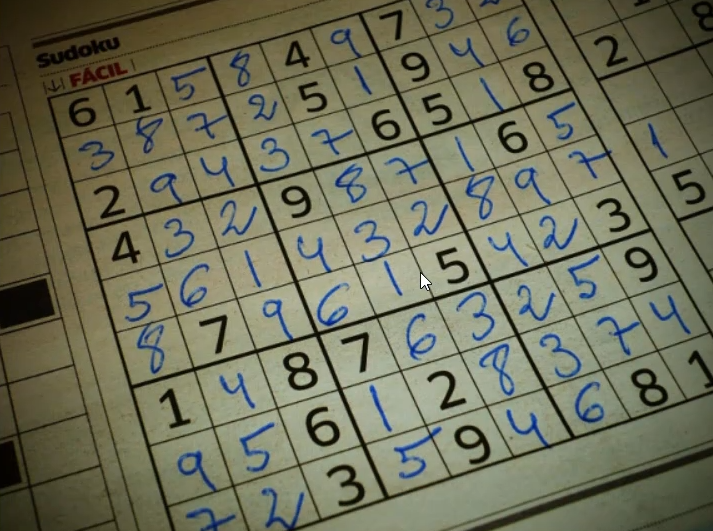
#> input picture files/practice open cv/images/2.png, 713 x 531 px
$ jupyter execute p11.ipynb
#> lines starting #> are read from the running program, lines starting #| are printed output that depends on the picture; after the words box and inside, x2 and y2 are one past the last pixel; in counts of white or black regions, pixels touching at a corner belong together
[cell 1]
import numpy as np
import matplotlib.pyplot as plt
import cv2
def imshow(title = "Image" , image = None , size = 10):
    w , h = image.shape[0] , image.shape[1]
    aspect_ratio = w/h
    plt.figure(figsize=(size , size * aspect_ratio))
    plt.imshow(cv2.cvtColor(image , cv2.COLOR_BGR2RGB))
    plt.title(title)
    plt.show()

image = cv2.imread("images/2.png" )
#> image is the input picture: shape (531, 713, 3); mean B, G, R 89.6, 111.9, 110.8
imshow("Original Image" , image)

[cell 2]
gray  = cv2.cvtColor(image , cv2.COLOR_BGR2GRAY)
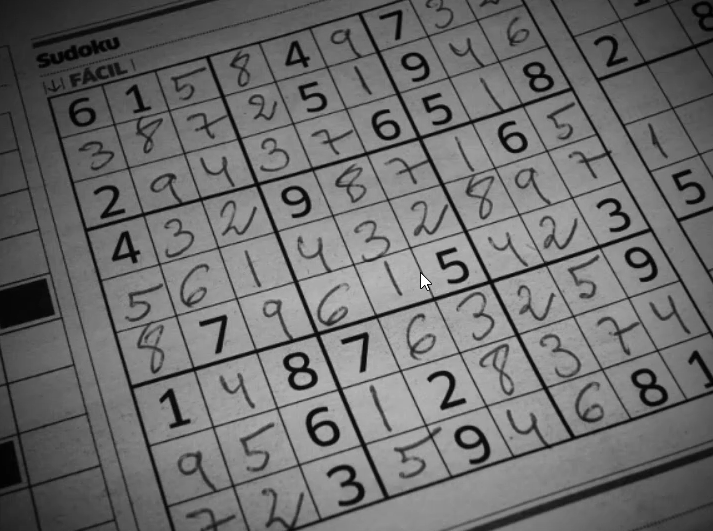
#> gray: shape (531, 713); min 0, max 255, mean 109
edges = cv2.Canny(gray , 100 , 170 , apertureSize=3)
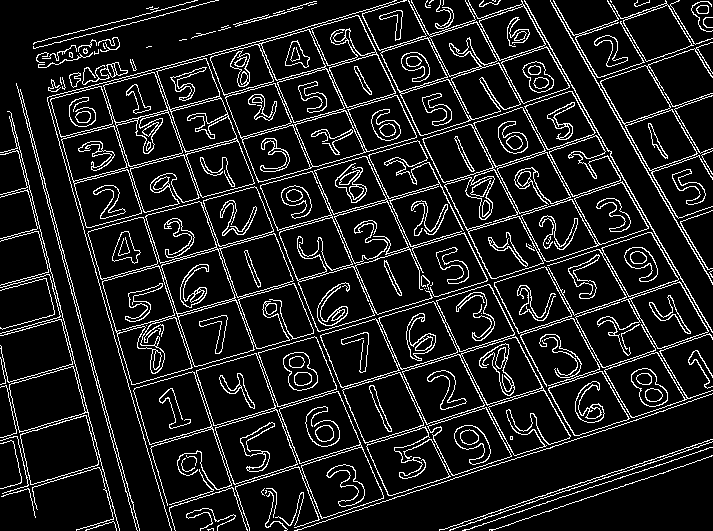
#> edges: shape (531, 713); 11.4% white in thin lines or dots
lines = cv2.HoughLines(edges , 1 , np.pi/180 , 240)
#> lines = 26 rows, first 8: [595, 1.26], [472, 1.27], [470, 1.27], [-17, 2.86], [592, 1.26], [-69, 2.83], [-366, 2.67], [535, 1.26]
for line in lines:
    rho , theta = line[0]
    a = np.cos(theta)
    b = np.sin(theta)
    x0 = a * rho
    y0 = b * rho
    x1 = int(x0 + 1000 * (-b))
    y1 = int(y0 + 1000 * (a))
    x2 = int(x0 - 1000 * (-b))
    y2 = int(y0 - 1000 * (a))
    cv2.line(image , (x1 , y1) , (x2 , y2) , (0 , 0 , 255) , 2)
#> this loop made 26 passes
#> (rho, theta, a, b, x0, y0, x1, y1) on passes 1 to 12: (595, 1.26, 0.309, 0.951, 183.9, 565.9, -767, 874), (472, 1.27, 0.292, 0.956, 138, 451.4, -818, 743), (470, 1.27, 0.292, 0.956, 137.4, 449.5, -818, 741), (-17, 2.86, -0.961, 0.276, 16.34, -4.69, -259, -965), (592, 1.26, 0.309, 0.951, 182.9, 563, -768, 872), (-69, 2.83, -0.951, 0.309, 65.62, -21.32, -243, -972), (-366, 2.67, -0.891, 0.454, 326.1, -166.2, -127, -1057), (535, 1.26, 0.309, 0.951, 165.3, 508.8, -785, 817), (297, 1.29, 0.276, 0.961, 81.86, 285.5, -879, 561), (-359, 2.65, -0.883, 0.469, 317, -168.5, -152, -1051), (406, 1.29, 0.276, 0.961, 111.9, 390.3, -849, 665), (-71, 2.83, -0.951, 0.309, 67.53, -21.94, -241, -972)
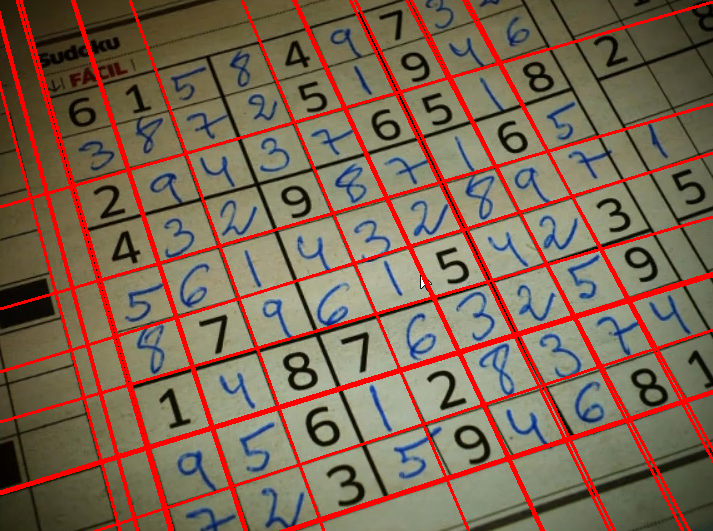
#> image: shape (531, 713, 3); 10.66% of pixels changed, all inside (x1, y1, x2, y2) = (0, 0, 713, 531)
imshow("Hough Line Transform" , image)

[cell 3]
image= cv2.imread("images/image.png")
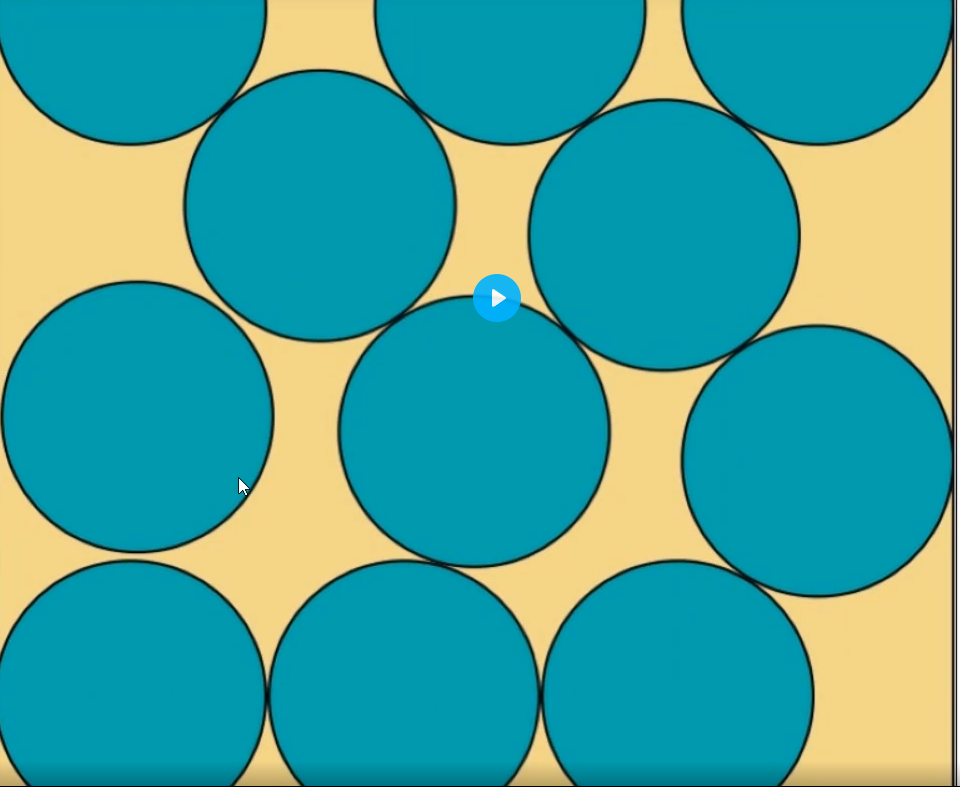
#> input picture files/practice open cv/images/image.png, 960 x 787 px
#> image is the input picture: shape (787, 960, 3); mean B, G, R 157.7, 163.7, 66.5

[cell 4]
gray = cv2.cvtColor(image , cv2.COLOR_BGR2GRAY)
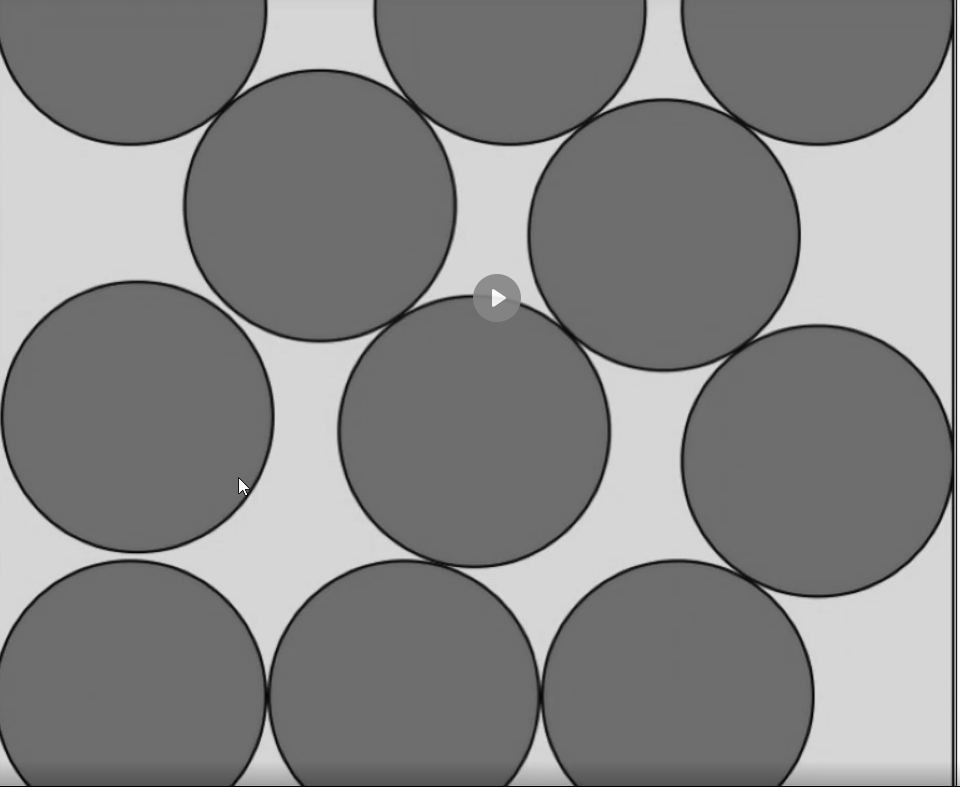
#> gray: shape (787, 960); min 0, max 255, mean 134.2
blur = cv2.medianBlur(gray , 5)
circles = cv2.HoughCircles(blur , cv2.HOUGH_GRADIENT , 1.2 , 25)
#> circles = [[664.2, 234.6, 133.2], [677.4, 695.4, 136.8], [136.2, 414.6, 135.1], [473.4, 431.4, 133.6], [816.6, 461.4, 136.7], [318.6, 204.6, 132.7], [509.4, 10.2, 132.1], [401.4, 695.4, 135.5], [127.8, 696.6, 135.7], [815.4, 10.2, 134.9], [127.8, 6.6, 136.1], [496.2, 297, 24.24]]
cv2.HoughCircles(gray , cv2.HOUGH_GRADIENT , 1.2,100)
circles = np.uint16(np.around(circles))
#> circles = [[664, 235, 133], [677, 695, 137], [136, 415, 135], [473, 431, 134], [817, 461, 137], [319, 205, 133], [509, 10, 132], [401, 695, 135], [128, 697, 136], [815, 10, 135], [128, 7, 136], [496, 297, 24]]
for i in circles[0,:]:
    cv2.circle(image,(i[0],i[1]),i[2],255,5)
    cv2.circle(image,(i[0],i[1]),2,255,8)
#> this loop made 12 passes
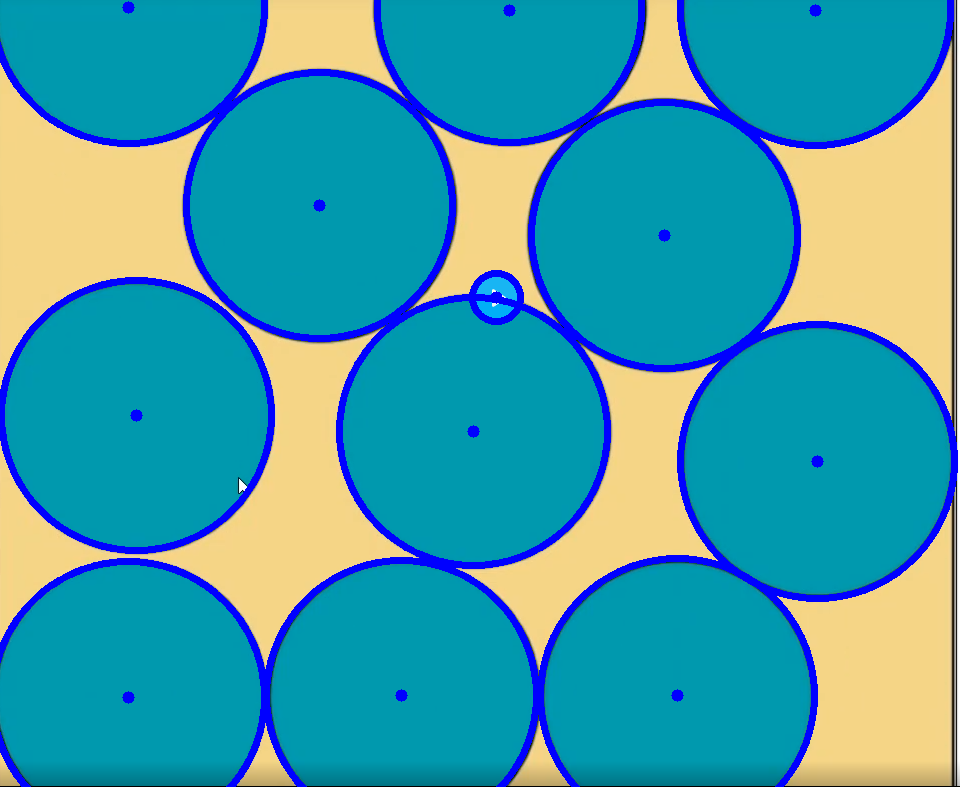
#> image: shape (787, 960, 3); 6.87% of pixels changed, all inside (x1, y1, x2, y2) = (0, 0, 958, 787)
imshow("1",image)
